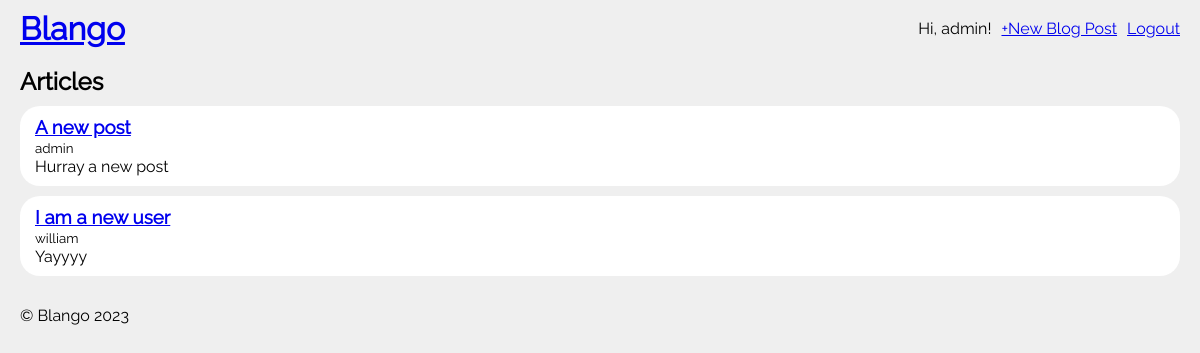
The app's page / (signed in) with its own data.
### accounts/models.py (models this page shows)
class User(AbstractUser):
    class Meta:
        db_table = "auth_user"

### blog/models.py (models this page shows, shortened)
class Post(models.Model):
    title = models.CharField(max_length=255)
    author = models.ForeignKey(settings.AUTH_USER_MODEL, on_delete=models.CASCADE)
    body = models.TextField()

### blog/views.py (the view)
# urls.py: path("", BlogListView.as_view(), name="home"),
class BlogListView(ListView):
    model = Post
    template_name = "home.html"

### templates/home.html (shortened to what this page needs)
{% extends "base.html" %}
{% block content %}
		<main>
			<h2>Articles</h2>
			<div class="posts">
				{% for post in post_list %}
					<div class="post">
						<h3><a href="{% url 'post_detail' post.pk %}">{{ post.title }}</a></h3>
						<span><small>{{ post.author }}</small></span>
						<p>{{ post.body }}</p>
					</div>
				{% endfor %}
			</div>
		</main>
{% endblock %}

### templates/header.html
  <header>
    <h1 class="brand"><a href="/">Blango</a></h1>
    <div class="flex gap-10">
      {% if user.is_authenticated %}
        <p>Hi, {{ user.username }}!</p>
        <a href="{% url 'post_create' %}">+New Blog Post</a>
        <a href="{% url 'logout' %}">Logout</a>
      {% else %}
        <a href="{% url 'login' %}">Login</a>
        <a href="{% url 'register' %}">Register</a>
      {% endif %}
    </div>
  </header>

### static/css/base.css (style rules this page uses)
* { margin: 0; padding: 0; box-sizing: border-box; }
body { font-family: raleway; background-color: #efefef; }
header { display: flex; padding: 10px 20px; align-items: center; justify-content: space-between; }
.brand { font-size: 2em; font-weight: bold; }
main { padding: 10px 20px; }
.post { padding: 10px 15px; margin: 10px 0px; border-radius: 20px; background-color: #ffffff; }

### static/css/base_old.css (style rules this page uses)
* { margin: 0; padding: 0; box-sizing: border-box; }
body { font-family: raleway; background-color: #efefef; }
header { display: flex; padding: 10px 20px; align-items: center; justify-content: space-between; }
.brand { font-size: 2em; font-weight: bold; }
main { padding: 10px 20px; }
.post { padding: 10px 15px; margin: 10px 0px; border-radius: 20px; background-color: #ffffff; }

### static/css/util.css (style rules this page uses)
.flex { display: flex; }
.gap-10 { gap: 10px; }

### records on screen
Post: title "A new post", author "admin", body "Hurray a new post"
Post: title "I am a new user", author "william", body "Yayyyy"

### other values on screen
{{ user.username }} "admin"
